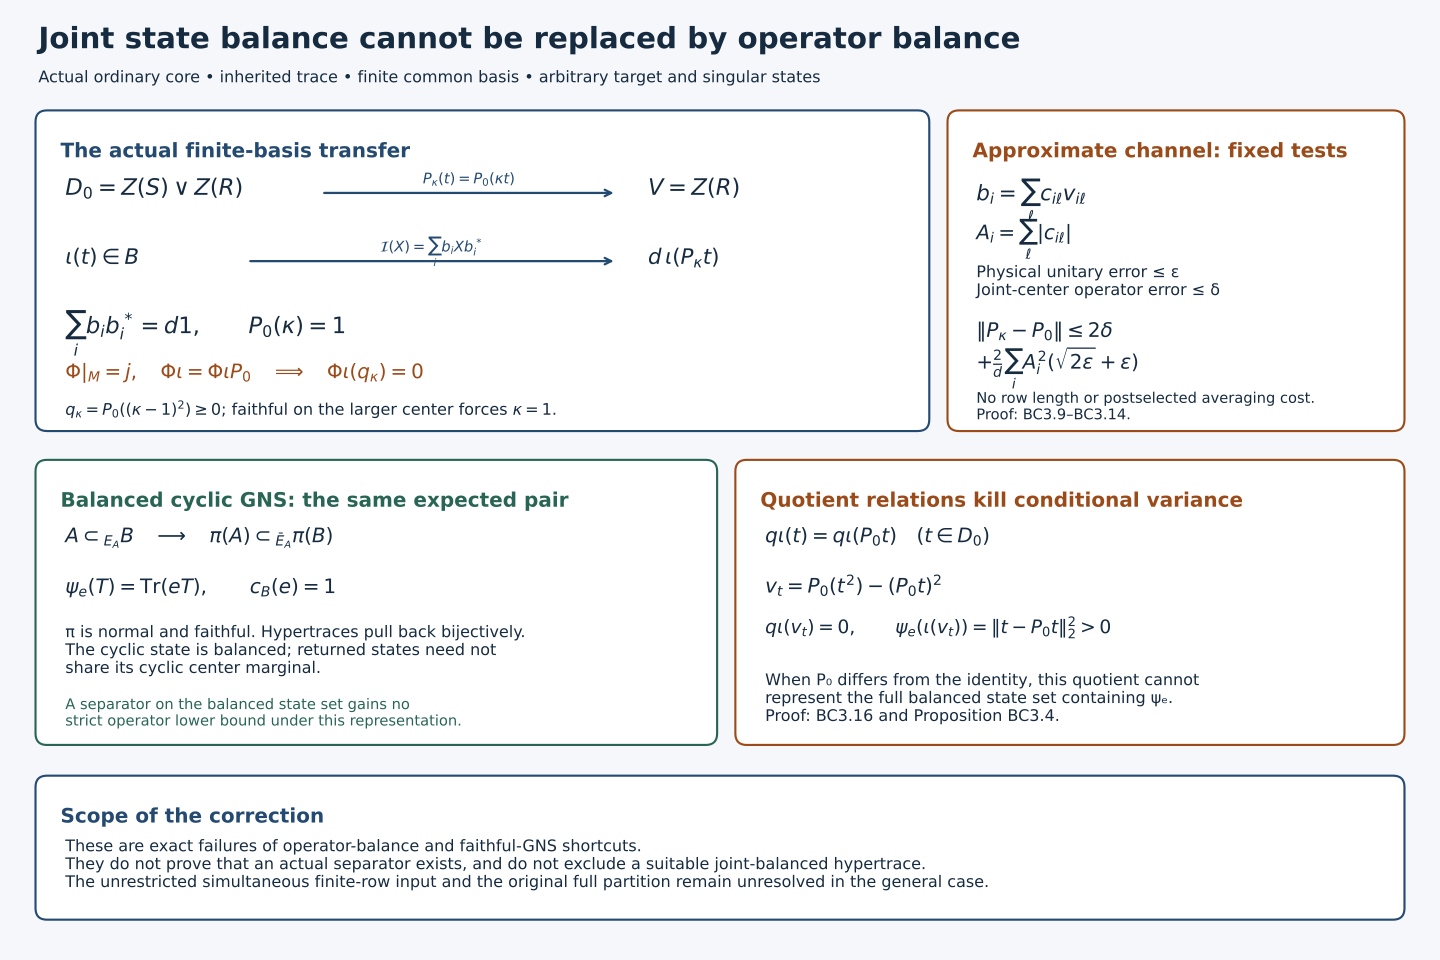

Here is the Python script that generated this plot:
"""Independent CC0 diagram and exact abelian support check; not a Jones realization."""
from pathlib import Path
from fractions import Fraction as F
import json
import matplotlib
matplotlib.use("Agg")
import matplotlib.pyplot as plt
from matplotlib.patches import FancyBboxPatch

here=Path(__file__).resolve().parent
# Four joint atoms ordered (s1,r1),(s1,r2),(s2,r1),(s2,r2).
# P0 averages the two atoms with the same larger label.
k=(F(3,2),F(1,2),F(1,2),F(3,2))
vlabel=(0,1,0,1)
slabel=(0,0,1,1)
mean=lambda values,label:[sum(values[i] for i in range(4) if label[i]==j)/2 for j in range(2)]
assert mean(k,vlabel)==[F(1),F(1)]
assert mean(k,slabel)==[F(1),F(1)]
q=mean(tuple((x-1)**2 for x in k),vlabel)
assert q==[F(1,4),F(1,4)]
diffnorm=max(sum(abs((k[i]-1)/2) for i in range(4) if vlabel[i]==j) for j in range(2))
assert diffnorm==F(1,2)
assert max(q)/max(abs(x-1) for x in k)==F(1,2)
# Conditional variance for the projection of the first smaller label.
t=(F(1),F(1),F(0),F(0))
pt=mean(t,vlabel)
variance=[mean(tuple(x*x for x in t),vlabel)[j]-pt[j]**2 for j in range(2)]
assert variance==[F(1,4),F(1,4)]
check={
 "scope":"Exact four-point abelian illustration; no actual core realization is asserted.",
 "primary_evidence":"Complete analytic proofs BC3.1–BC3.4 in the associated lesson",
 "normalizations":"Original uniform probability trace, all atoms have weight1/4.",
 "checks":{"both_kappa_marginals_one":True,"q_kappa":[str(x) for x in q],
           "P_kappa_minus_P0_norm":str(diffnorm),"exact_physical_fix_channel_delta_lower_bound":"1/4",
           "projection_conditional_variance":[str(x) for x in variance]},
 "license":"CC0-1.0"
}
(here/"operator-balance-obstruction-v10-checks.json").write_text(json.dumps(check,indent=2)+"\n",encoding="utf-8")

plt.rcParams.update({"font.family":"DejaVu Sans","font.size":12,
                    "mathtext.fontset":"dejavusans","svg.fonttype":"path"})
fig=plt.figure(figsize=(15,10),facecolor="#f5f7fa")
ax=fig.add_axes([0,0,1,1]); ax.set_xlim(0,15);ax.set_ylim(0,10);ax.axis("off")
blue="#244a72"; ink="#162b40"; orange="#9b4b1a"; green="#286555"
def panel(x,y,w,h,title,color):
 ax.add_patch(FancyBboxPatch((x,y),w,h,boxstyle="round,pad=0.03,rounding_size=0.12",
              edgecolor=color,facecolor="white",linewidth=1.6))
 ax.text(x+.23,y+h-.3,title,color=color,weight="bold",va="top",fontsize=15)
def text(x,y,s,**kw):ax.text(x,y,s,color=kw.pop("color",ink),va="top",**kw)
def arrow(x1,y1,x2,y2,label=None):
 ax.annotate("",xy=(x2,y2),xytext=(x1,y1),arrowprops={"arrowstyle":"->","color":blue,"lw":1.7})
 if label: ax.text((x1+x2)/2,(y1+y2)/2+.1,label,ha="center",color=blue,fontsize=11)

text(.4,9.73,"Joint state balance cannot be replaced by operator balance",fontsize=22,weight="bold")
text(.4,9.27,"Actual ordinary core • inherited trace • finite common basis • arbitrary target and singular states",fontsize=12)

panel(.4,5.54,9.25,3.28,"The actual finite-basis transfer",blue)
text(.68,8.15,r"$D_0=Z(S)\vee Z(R)$",fontsize=17)
text(6.75,8.15,r"$V=Z(R)$",fontsize=17)
arrow(3.35,7.99,6.42,7.99,r"$P_\kappa(t)=P_0(\kappa t)$")
text(.68,7.42,r"$\iota(t)\in B$",fontsize=16)
text(6.75,7.42,r"$d\,\iota(P_\kappa t)$",fontsize=16)
arrow(2.58,7.28,6.42,7.28,r"$\mathcal{I}(X)=\sum_i b_iXb_i^*$")
text(.68,6.77,r"$\sum_i b_ib_i^*=d1,\qquad P_0(\kappa)=1$",fontsize=17)
text(.68,6.22,r"$\Phi|_M=j,\quad \Phi\iota=\Phi\iota P_0"
     r"\quad\Longrightarrow\quad\Phi\iota(q_\kappa)=0$",fontsize=15,color=orange)
text(.68,5.83,r"$q_\kappa=P_0((\kappa-1)^2)\geq0$; faithful on the larger center forces $\kappa=1$.",fontsize=12)

panel(9.9,5.54,4.7,3.28,"Approximate channel: fixed tests",orange)
text(10.17,8.14,r"$b_i=\sum_\ell c_{i\ell}v_{i\ell}$",fontsize=16)
text(10.17,7.72,r"$A_i=\sum_\ell |c_{i\ell}|$",fontsize=15)
text(10.17,7.24,"Physical unitary error ≤ ε\nJoint-center operator error ≤ δ",fontsize=12)
text(10.17,6.65,r"$\|P_\kappa-P_0\|\leq2\delta$"
     "\n"+r"$+\frac{2}{d}\sum_i A_i^2(\sqrt{2\epsilon}+\epsilon)$",fontsize=15)
text(10.17,5.92,"No row length or postselected averaging cost.\nProof: BC3.9–BC3.14.",fontsize=11)

panel(.4,2.27,7.04,2.91,"Balanced cyclic GNS: the same expected pair",green)
text(.68,4.51,r"$A\subset_{E_A}B\quad\longrightarrow\quad"
     r"\pi(A)\subset_{\bar E_A}\pi(B)$",fontsize=15)
text(.68,3.98,r"$\psi_e(T)=\operatorname{Tr}(eT),\qquad c_B(e)=1$",fontsize=15)
text(.68,3.49,"π is normal and faithful. Hypertraces pull back bijectively.\nThe cyclic state is balanced; returned states need not\nshare its cyclic center marginal.",fontsize=12)
text(.68,2.73,"A separator on the balanced state set gains no\nstrict operator lower bound under this representation.",fontsize=11,color=green)

panel(7.69,2.27,6.91,2.91,"Quotient relations kill conditional variance",orange)
text(7.97,4.51,r"$q\iota(t)=q\iota(P_0t)\quad(t\in D_0)$",fontsize=15)
text(7.97,4.01,r"$v_t=P_0(t^2)-(P_0t)^2$",fontsize=15)
text(7.97,3.58,r"$q\iota(v_t)=0,\qquad"
     r"\psi_e(\iota(v_t))=\|t-P_0t\|_2^2>0$",fontsize=14)
text(7.97,2.99,"When P₀ differs from the identity, this quotient cannot\nrepresent the full balanced state set containing ψₑ.\nProof: BC3.16 and Proposition BC3.4.",fontsize=12)

panel(.4,.45,14.2,1.44,"Scope of the correction",blue)
text(.68,1.26,"These are exact failures of operator-balance and faithful-GNS shortcuts.\n"
     "They do not prove that an actual separator exists, and do not exclude a suitable joint-balanced hypertrace.\n"
     "The unrestricted simultaneous finite-row input and the original full partition remain unresolved in the general case.",fontsize=12)
fig.savefig(here/"operator-balance-obstruction-v10.png",dpi=170,facecolor=fig.get_facecolor())
fig.savefig(here/"operator-balance-obstruction-v10.svg",facecolor=fig.get_facecolor())
svg_path=here/"operator-balance-obstruction-v10.svg"
svg_path.write_text("\n".join(line.rstrip() for line in svg_path.read_text(encoding="utf-8").splitlines())+"\n",encoding="utf-8")
plt.close(fig)
print(json.dumps(check["checks"]))
